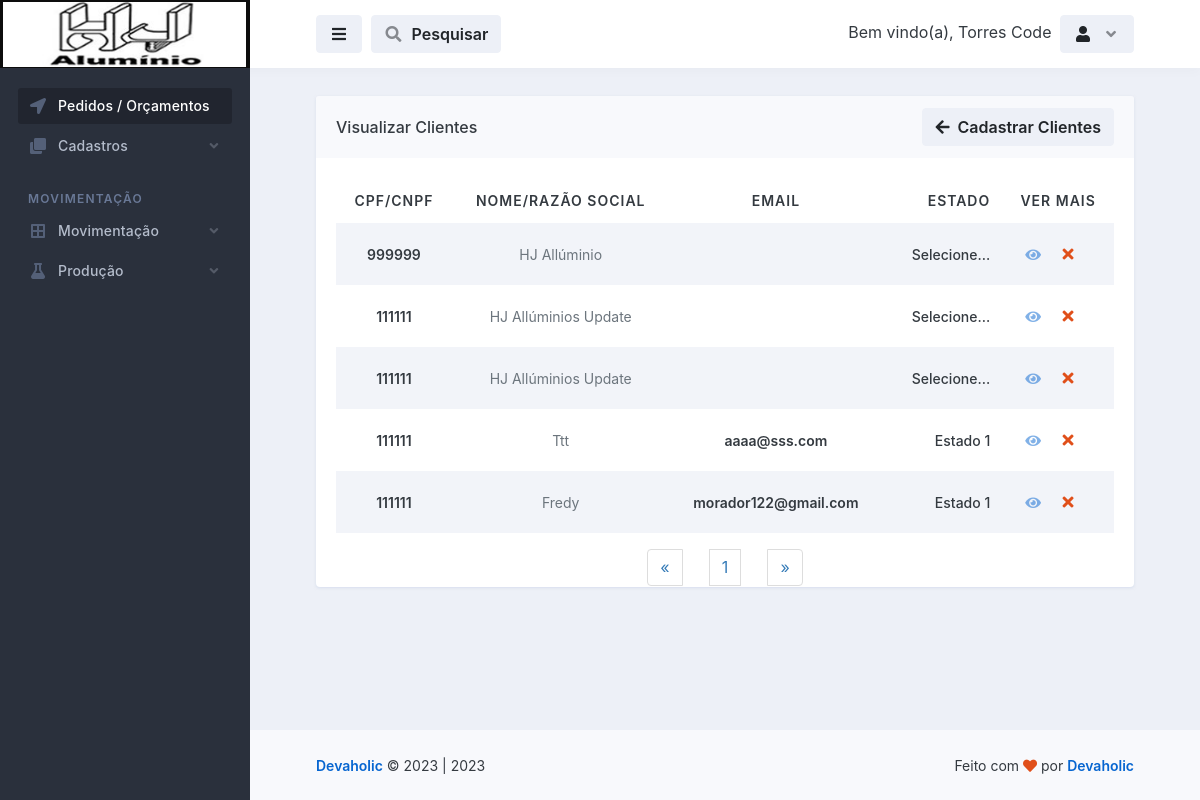
Page /cadastros/visualizar_clientes.php (signed in) on the earlier database version.
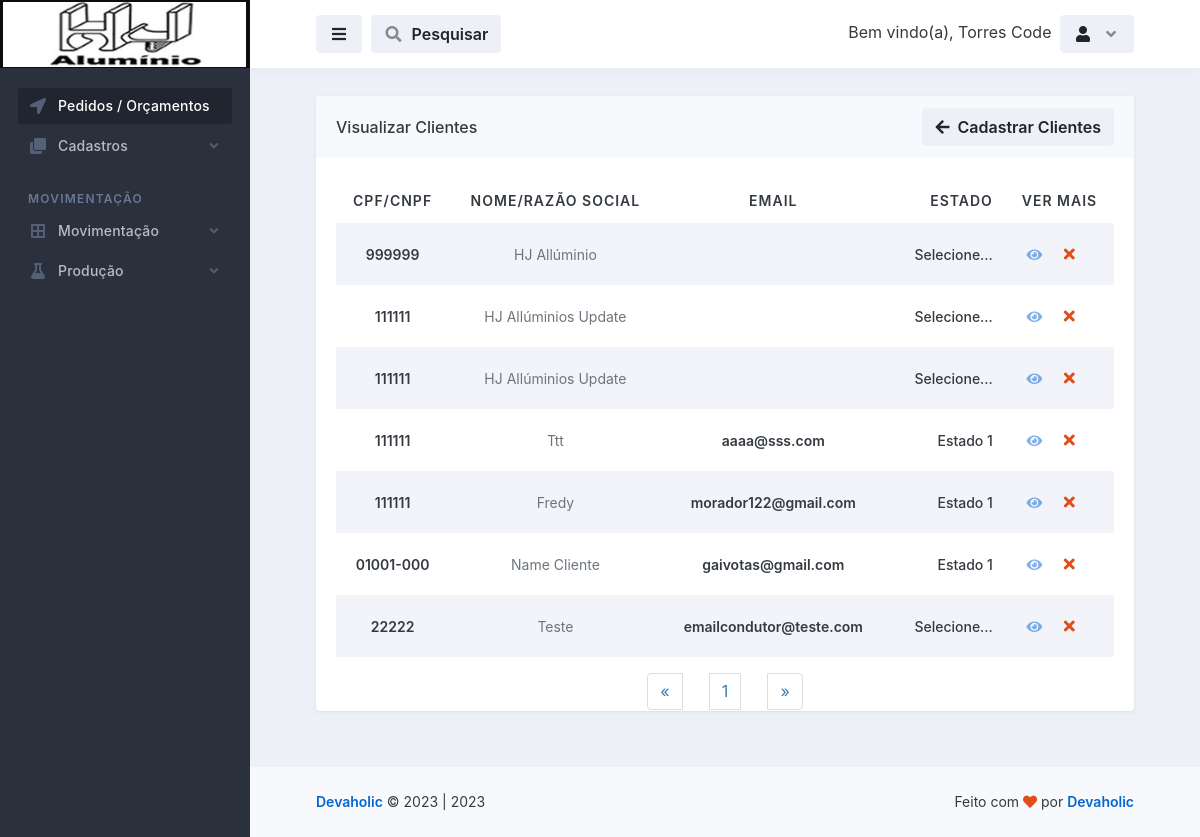
Same page on the later database version.
### tables this page shows
CREATE TABLE `clientes` (
  `id` int(11) NOT NULL,
  `cpf_cnpj` varchar(50) NOT NULL,
  `nome_razao_socil` varchar(50) NOT NULL,
  `contato` varchar(20) NOT NULL,
  `telefone` varchar(20) NOT NULL,
  `celular` varchar(20) NOT NULL,
  `email` varchar(50) NOT NULL,
  `senha` varchar(20) NOT NULL,
  `cep` varchar(20) NOT NULL,
  `rua` varchar(100) NOT NULL,
  `numero` varchar(20) NOT NULL,
  `complemento` varchar(100) NOT NULL,
  `bairro` varchar(100) NOT NULL,
  `cidade` varchar(100) NOT NULL,
  `estado` varchar(100) NOT NULL
);

### database.php (called while the page is built, shortened)
<?php
    class database
    {
        public $server = 'localhost';
        public $user = 'hjalum89_maxi';
        public $pass = 'HjAluminio123';
        public $bdn = 'hjalum89_Maxi';
        public function __construct()
        {
            try{
            $this->conn = new PDO('mysql:host='.$this->server.'; dbname='.$this->bdn, $this->user, $this->pass);
            } catch(PDOException $e){
                echo "Error $e";
            }
        }
    }
?>

### controllers/controllers_clientes.php (called while the page is built, shortened)
<?php
    include "../database.php";
class controllers_clientes extends database
{
    public function selecionar_clientes()
    {
        $selecionar_clientes = $this->conn->prepare("SELECT * FROM clientes ORDER BY id DESC");
        $selecionar_clientes->execute();
        $result_clientes = $selecionar_clientes->fetchAll(PDO::FETCH_ASSOC);
        return $result_clientes;
    }
}
?>

### cadastros/visualizar_clientes.php (the view, shortened to what the changed rows need)
<?php
require_once "../config.php";
$conn = mysqli_connect($DBHOST, $DBUSER, $DBPASS, $DBNAME);
$pagina = (isset($_GET['pagina']))? $_GET['pagina'] : 1;
$result_clientes = "SELECT * FROM clientes";
$resultado_clientes = mysqli_query($conn, $result_clientes);
$total_clientes = mysqli_num_rows($resultado_clientes);
$quantidade_pg = 10;
$num_pagina = ceil($total_clientes/$quantidade_pg);
$incio = ($quantidade_pg*$pagina)-$quantidade_pg;
$result_clientes = "SELECT * FROM clientes limit $incio, $quantidade_pg";
$resultado_clientes = mysqli_query($conn, $result_clientes);
?>
<!doctype html>
<html lang="en">
  <head>
    <link rel="stylesheet" id="css-main" href="../assets/css/dashmix.min.css">
    <link rel="stylesheet" href="../assets/css/pagination.css">
  </head>
  <body>
    <div id="page-container" class="sidebar-o sidebar-dark enable-page-overlay side-scroll page-header-fixed main-content-narrow">
      <main id="main-container">
        <div class="content content-full content-boxed">
          <div class="row">
            <div class="col-md-12">
              <div class="block block-rounded block-mode-loading-refresh">
                <div class="block-content">
                  <table class="table table-striped table-hover table-borderless table-vcenter fs-sm">
                  <?php
                    require_once "../controllers/controllers_clientes.php";
                    $selecionar_clientes = new controllers_clientes();
                    $resul_clientes = $selecionar_clientes->selecionar_clientes();
                    if(count($resul_clientes) > 0)
                    { ?>
                    <thead style="text-align: center;">
                      <tr class="text-uppercase">
                        <th>CPF/CNPF</th>
                        <th class="d-none d-xl-table-cell">Nome/Razão Social</th>
                        <th>Email</th>
                        <th class="d-none d-sm-table-cell text-end" style="width: 120px;">Estado</th>
                        <th>Ver Mais</th>
                      </tr>
                    </thead>
                    <?php } ?>
                    <tbody style="text-align: center;">
                        <?php
                            require_once "../controllers/controllers_clientes.php";
                            $selecionar_clientes = new controllers_clientes();
                            $resul_clientes = $selecionar_clientes->selecionar_clientes();
                            if(count($resul_clientes) > 0)
                            {
                              while($row_clientes = mysqli_fetch_assoc($resultado_clientes)){ ?>
                              <tr>
                                  <td>
                                      <span class="fw-semibold"><?php echo $row_clientes['cpf_cnpj']; ?></span>
                                  </td>
                                  <td class="d-none d-xl-table-cell">
                                      <span class="fs-sm text-muted"><?php echo $row_clientes['nome_razao_socil']; ?></span>
                                  </td>
                                  <td>
                                      <span class="fw-semibold"><?php echo $row_clientes['email']; ?></span>
                                  </td>
                                  <td class="d-none d-sm-table-cell text-end fw-medium">
                                  <?php echo $row_clientes['estado']; ?>
                                  </td>
                                  <td class="text-center text-nowrap fw-medium" style="display: flex; justify-content: center; align-items: center;">
                                      <a href="vermais_clientes.php?view_clientes=<?php $idCriptografado = base64_encode($row_clientes['id']); echo $idCriptografado; ?>">
                                          <i class="fa fa-eye me-1 opacity-50"></i>
                                      </a>
                                      <?php
                                       echo "<button class='btn' onclick='abrirModal(".$row_clientes['id'].")'><i class='fa fa-fw fa-times text-danger'></i></button>";
                                      ?>
                                  </td>
                              </tr>
                        <?php } } else{ echo "<h1>Nenhum registo encontrado!</h1>"; } ?>
                    </tbody>
                  </table>
                <nav class="text-center">
                  <ul class="pagination" style="display: flex; align-items: center; justify-content: space-between; width: 20%; margin: auto;">
                    <?php
                    for($i = 1; $i < $num_pagina + 1; $i++){ ?>
                      <li><a href="visualizar_clientes.php?pagina=<?php echo $i; ?>"><?php echo $i; ?></a>
                      </li>
                    <?php } ?>
                  </ul>
                </nav>
                </div>
                </div>
              </div>
        </div>
      </main>
    </div>
  </body>
</html>

Differences in the rows shown:
added clientes: cpf_cnpj "01001-000", nome_razao_socil "Name Cliente", email "gaivotas@gmail.com", estado "Estado 1"
added clientes: cpf_cnpj "22222", nome_razao_socil "Teste", email "emailcondutor@teste.com", estado "Selecione..."
